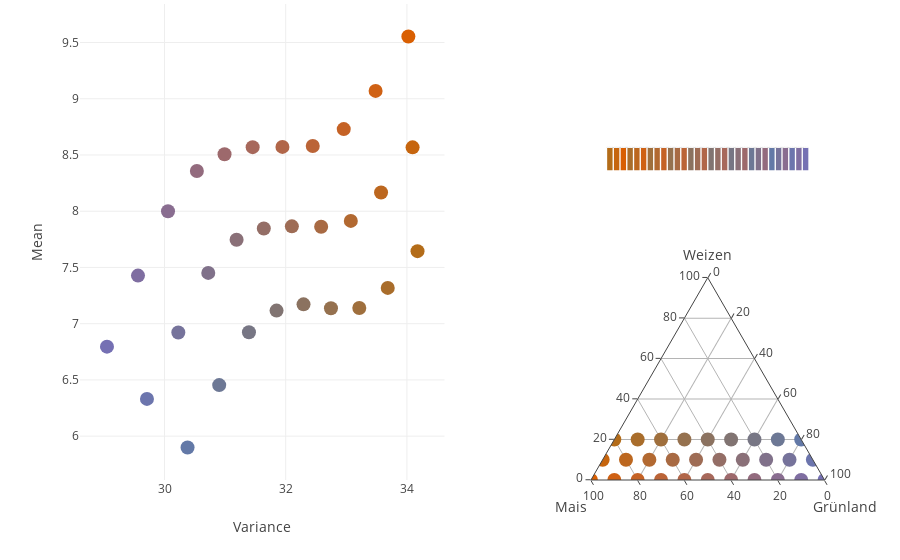

The cell this chart's notebook holds for it:
### Code cell
def build_ce_ternary(data: pd.DataFrame, labels=dict(a='A', b='B', c='C'), mix_colors=['#1b9e77', '#d95f02', '#7570b3']) -> go.Figure:
    """
    Build the ternary plot for the given dataframe.
    """
    fig = make_subplots(rows=2, cols=2, specs=[[{'rowspan': 2}, {}], [None, {'type': 'ternary'}]])
    colors = [mix_color(row.iloc[:3].values, colors=mix_colors) for _, row in data.iterrows()]
    
    fig.add_trace(go.Scatterternary(
        mode='markers',
        a=[row.iloc[0] for _, row in data.iterrows()],
        b=[row.iloc[1] for _, row in data.iterrows()],
        c=[row.iloc[2] for _, row in data.iterrows()],
        marker=dict(
            size=14,
            color=colors
        ),
        hovertemplate="<br>" + labels['a'] +  ": %{a}%<br>" + labels['b'] + ": %{b}%<br>" + labels['c'] + ": %{c}%<extra></extra>",
        showlegend=False
    ), row=2, col=2)

    fig.add_trace(go.Scatter(
        x=data.meanCE,
        y=data.varCE,
        mode='markers',
        showlegend=False,
        marker=dict(
            size=14,
            color=colors
        ),
        text=[f"{labels['a']}: {row.iloc[0]}%<br>{labels['b']}: {row.iloc[1]}%<br>{labels['c']}: {row.iloc[2]}%" for _, row in data.
        iterrows()],
        hovertemplate="%{text}<extra></extra>"
    ))

    fig.update_layout(
        template='none',
        ternary=dict(
            sum=100,
            aaxis=dict(title=labels['a']), 
            baxis=dict(title=labels['b']), 
            caxis=dict(title=labels['c'])
        ),
        xaxis=dict(title="Variance"),
        yaxis=dict(title="Mean")
    )

    fig.add_trace(go.Bar(
        y=[0.1 for _ in range(len(colors))],
        x=[_ for _ in range(len(colors))],
        marker_color=colors,
        text=[f"{labels['a']}: {row.iloc[0]}%<br>{labels['b']}: {row.iloc[1]}%<br>{labels['c']}: {row.iloc[2]}%" for _, row in data.iterrows()],
        hovertemplate="%{text}<extra></extra>",
        showlegend=False
    ), row=1, col=2)

    fig.update_layout(
        yaxis2=dict(domain=[0.65,0.70], zeroline=False, visible=False),
        xaxis2=dict(domain=[0.65, 0.9], zeroline=False, visible=False),
        margin=dict(t=4, r=10),

    )
    
    return fig

build_ce_ternary(CEs, dict(a='Weizen', b='Mais', c='Grünland'))

### Figure 1 — Plotly figure (JSON) as saved in the notebook; plotly's stock layout.template omitted (floating-point values rounded to 4 significant figures)
{"data": [{"a": [20, 10, 0, 20, 10, 0, 20, 10, 0, 20, 10, 0, 20, 10, 0, 20, 10, 0, 20, 10, 0, 20, 10, 0, 20, 10, 0, 10, 0, 0], "b": [80, 90, 100, 70, 80, 90, 60, 70, 80, 50, 60, 70, 40, 50, 60, 30, 40, 50, 20, 30, 40, 10, 20, 30, 0, 10, 20, 0, 10, 0], "c": [0, 0, 0, 10, 10, 10, 20, 20, 20, 30, 30, 30, 40, 40, 40, 50, 50, 50, 60, 60, 60, 70, 70, 70, 80, 80, 80, 90, 90, 100], "hovertemplate": "<br>Weizen: %{a}%<br>Mais: %{b}%<br>Grünland: %{c}%<extra></extra>", "marker": {"color": ["rgb (179.00000000000003, 107.6, 25.400000000000002)", "rgb (198.0, 101.3, 13.700000000000001)", "rgb (217.0, 95.0, 2.0)", "rgb (168.99999999999997, 109.3, 43.1)", "rgb (188.0, 103.0, 31.400000000000002)", "rgb (207.0, 96.7, 19.700000000000003)", "rgb (159.0, 111.0, 60.800000000000004)", "rgb (177.99999999999997, 104.7, 49.10000000000001)", "rgb (197.00000000000003, 98.4, 37.400000000000006)", "rgb (149.0, 112.69999999999999, 78.5)", "rgb (167.99999999999997, 106.4, 66.8)", "rgb (186.99999999999997, 100.1, 55.099999999999994)", "rgb (139.00000000000003, 114.4, 96.20000000000002)", "rgb (158.0, 108.1, 84.50000000000001)", "rgb (177.0, 101.80000000000001, 72.80000000000001)", "rgb (129.0, 116.1, 113.9)", "rgb (148.0, 109.8, 102.2)", "rgb (167.0, 103.5, 90.5)", "rgb (119.0, 117.80000000000001, 131.6)", "rgb (138.0, 111.5, 119.89999999999999)", "rgb (157.0, 105.2, 108.19999999999999)", "rgb (109.0, 119.5, 149.3)", "rgb (128.0, 113.19999999999999, 137.6)", "rgb (147.0, 106.89999999999999, 125.89999999999999)", "rgb (99.00000000000001, 121.20000000000002, 167.00000000000003)", "rgb (118.00000000000001, 114.9, 155.3)", "rgb (137.0, 108.60000000000001, 143.60000000000002)", "rgb (108.0, 116.6, 173.0)", "rgb (127.0, 110.3, 161.29999999999998)", "rgb (117.0, 112.0, 179.0)"], "size": 14}, "mode": "markers", "showlegend": false, "subplot": "ternary", "type": "scatterternary"}, {"hovertemplate": "%{text}<extra></extra>", "marker": {"color": ["rgb (179.00000000000003, 107.6, 25.400000000000002)", "rgb (198.0, 101.3, 13.700000000000001)", "rgb (217.0, 95.0, 2.0)", "rgb (168.99999999999997, 109.3, 43.1)", "rgb (188.0, 103.0, 31.400000000000002)", "rgb (207.0, 96.7, 19.700000000000003)", "rgb (159.0, 111.0, 60.800000000000004)", "rgb (177.99999999999997, 104.7, 49.10000000000001)", "rgb (197.00000000000003, 98.4, 37.400000000000006)", "rgb (149.0, 112.69999999999999, 78.5)", "rgb (167.99999999999997, 106.4, 66.8)", "rgb (186.99999999999997, 100.1, 55.099999999999994)", "rgb (139.00000000000003, 114.4, 96.20000000000002)", "rgb (158.0, 108.1, 84.50000000000001)", "rgb (177.0, 101.80000000000001, 72.80000000000001)", "rgb (129.0, 116.1, 113.9)", "rgb (148.0, 109.8, 102.2)", "rgb (167.0, 103.5, 90.5)", "rgb (119.0, 117.80000000000001, 131.6)", "rgb (138.0, 111.5, 119.89999999999999)", "rgb (157.0, 105.2, 108.19999999999999)", "rgb (109.0, 119.5, 149.3)", "rgb (128.0, 113.19999999999999, 137.6)", "rgb (147.0, 106.89999999999999, 125.89999999999999)", "rgb (99.00000000000001, 121.20000000000002, 167.00000000000003)", "rgb (118.00000000000001, 114.9, 155.3)", "rgb (137.0, 108.60000000000001, 143.60000000000002)", "rgb (108.0, 116.6, 173.0)", "rgb (127.0, 110.3, 161.29999999999998)", "rgb (117.0, 112.0, 179.0)"], "size": 14}, "mode": "markers", "showlegend": false, "text": ["Weizen: 20.0%<br>Mais: 80.0%<br>Grünland: 0.0%", "Weizen: 10.0%<br>Mais: 90.0%<br>Grünland: 0.0%", "Weizen: 0.0%<br>Mais: 100.0%<br>Grünland: 0.0%", "Weizen: 20.0%<br>Mais: 70.0%<br>Grünland: 10.0%", "Weizen: 10.0%<br>Mais: 80.0%<br>Grünland: 10.0%", "Weizen: 0.0%<br>Mais: 90.0%<br>Grünland: 10.0%", "Weizen: 20.0%<br>Mais: 60.0%<br>Grünland: 20.0%", "Weizen: 10.0%<br>Mais: 70.0%<br>Grünland: 20.0%", "Weizen: 0.0%<br>Mais: 80.0%<br>Grünland: 20.0%", "Weizen: 20.0%<br>Mais: 50.0%<br>Grünland: 30.0%", "Weizen: 10.0%<br>Mais: 60.0%<br>Grünland: 30.0%", "Weizen: 0.0%<br>Mais: 70.0%<br>Grünland: 30.0%", "Weizen: 20.0%<br>Mais: 40.0%<br>Grünland: 40.0%", "Weizen: 10.0%<br>Mais: 50.0%<br>Grünland: 40.0%", "Weizen: 0.0%<br>Mais: 60.0%<br>Grünland: 40.0%", "Weizen: 20.0%<br>Mais: 30.0%<br>Grünland: 50.0%", "Weizen: 10.0%<br>Mais: 40.0%<br>Grünland: 50.0%", "Weizen: 0.0%<br>Mais: 50.0%<br>Grünland: 50.0%", "Weizen: 20.0%<br>Mais: 20.0%<br>Grünland: 60.0%", "Weizen: 10.0%<br>Mais: 30.0%<br>Grünland: 60.0%", "Weizen: 0.0%<br>Mais: 40.0%<br>Grünland: 60.0%", "Weizen: 20.0%<br>Mais: 10.0%<br>Grünland: 70.0%", "Weizen: 10.0%<br>Mais: 20.0%<br>Grünland: 70.0%", "Weizen: 0.0%<br>Mais: 30.0%<br>Grünland: 70.0%", "Weizen: 20.0%<br>Mais: 0.0%<br>Grünland: 80.0%", "Weizen: 10.0%<br>Mais: 10.0%<br>Grünland: 80.0%", "Weizen: 0.0%<br>Mais: 20.0%<br>Grünland: 80.0%", "Weizen: 10.0%<br>Mais: 0.0%<br>Grünland: 90.0%", "Weizen: 0.0%<br>Mais: 10.0%<br>Grünland: 90.0%", "Weizen: 0.0%<br>Mais: 0.0%<br>Grünland: 100.0%"], "type": "scatter", "x": [34.17, 34.09, 34.02, 33.68, 33.57, 33.48, 33.21, 33.07, 32.96, 32.75, 32.58, 32.45, 32.29, 32.1, 31.95, 31.85, 31.64, 31.45, 31.39, 31.19, 30.99, 30.9, 30.72, 30.53, 30.38, 30.23, 30.06, 29.71, 29.56, 29.05], "y": [7.645, 8.568, 9.553, 7.318, 8.167, 9.07, 7.14, 7.914, 8.73, 7.137, 7.862, 8.58, 7.172, 7.866, 8.572, 7.116, 7.846, 8.57, 6.924, 7.746, 8.506, 6.454, 7.451, 8.358, 5.899, 6.922, 8.0, 6.331, 7.427, 6.796]}, {"hovertemplate": "%{text}<extra></extra>", "marker": {"color": ["rgb (179.00000000000003, 107.6, 25.400000000000002)", "rgb (198.0, 101.3, 13.700000000000001)", "rgb (217.0, 95.0, 2.0)", "rgb (168.99999999999997, 109.3, 43.1)", "rgb (188.0, 103.0, 31.400000000000002)", "rgb (207.0, 96.7, 19.700000000000003)", "rgb (159.0, 111.0, 60.800000000000004)", "rgb (177.99999999999997, 104.7, 49.10000000000001)", "rgb (197.00000000000003, 98.4, 37.400000000000006)", "rgb (149.0, 112.69999999999999, 78.5)", "rgb (167.99999999999997, 106.4, 66.8)", "rgb (186.99999999999997, 100.1, 55.099999999999994)", "rgb (139.00000000000003, 114.4, 96.20000000000002)", "rgb (158.0, 108.1, 84.50000000000001)", "rgb (177.0, 101.80000000000001, 72.80000000000001)", "rgb (129.0, 116.1, 113.9)", "rgb (148.0, 109.8, 102.2)", "rgb (167.0, 103.5, 90.5)", "rgb (119.0, 117.80000000000001, 131.6)", "rgb (138.0, 111.5, 119.89999999999999)", "rgb (157.0, 105.2, 108.19999999999999)", "rgb (109.0, 119.5, 149.3)", "rgb (128.0, 113.19999999999999, 137.6)", "rgb (147.0, 106.89999999999999, 125.89999999999999)", "rgb (99.00000000000001, 121.20000000000002, 167.00000000000003)", "rgb (118.00000000000001, 114.9, 155.3)", "rgb (137.0, 108.60000000000001, 143.60000000000002)", "rgb (108.0, 116.6, 173.0)", "rgb (127.0, 110.3, 161.29999999999998)", "rgb (117.0, 112.0, 179.0)"]}, "showlegend": false, "text": ["Weizen: 20.0%<br>Mais: 80.0%<br>Grünland: 0.0%", "Weizen: 10.0%<br>Mais: 90.0%<br>Grünland: 0.0%", "Weizen: 0.0%<br>Mais: 100.0%<br>Grünland: 0.0%", "Weizen: 20.0%<br>Mais: 70.0%<br>Grünland: 10.0%", "Weizen: 10.0%<br>Mais: 80.0%<br>Grünland: 10.0%", "Weizen: 0.0%<br>Mais: 90.0%<br>Grünland: 10.0%", "Weizen: 20.0%<br>Mais: 60.0%<br>Grünland: 20.0%", "Weizen: 10.0%<br>Mais: 70.0%<br>Grünland: 20.0%", "Weizen: 0.0%<br>Mais: 80.0%<br>Grünland: 20.0%", "Weizen: 20.0%<br>Mais: 50.0%<br>Grünland: 30.0%", "Weizen: 10.0%<br>Mais: 60.0%<br>Grünland: 30.0%", "Weizen: 0.0%<br>Mais: 70.0%<br>Grünland: 30.0%", "Weizen: 20.0%<br>Mais: 40.0%<br>Grünland: 40.0%", "Weizen: 10.0%<br>Mais: 50.0%<br>Grünland: 40.0%", "Weizen: 0.0%<br>Mais: 60.0%<br>Grünland: 40.0%", "Weizen: 20.0%<br>Mais: 30.0%<br>Grünland: 50.0%", "Weizen: 10.0%<br>Mais: 40.0%<br>Grünland: 50.0%", "Weizen: 0.0%<br>Mais: 50.0%<br>Grünland: 50.0%", "Weizen: 20.0%<br>Mais: 20.0%<br>Grünland: 60.0%", "Weizen: 10.0%<br>Mais: 30.0%<br>Grünland: 60.0%", "Weizen: 0.0%<br>Mais: 40.0%<br>Grünland: 60.0%", "Weizen: 20.0%<br>Mais: 10.0%<br>Grünland: 70.0%", "Weizen: 10.0%<br>Mais: 20.0%<br>Grünland: 70.0%", "Weizen: 0.0%<br>Mais: 30.0%<br>Grünland: 70.0%", "Weizen: 20.0%<br>Mais: 0.0%<br>Grünland: 80.0%", "Weizen: 10.0%<br>Mais: 10.0%<br>Grünland: 80.0%", "Weizen: 0.0%<br>Mais: 20.0%<br>Grünland: 80.0%", "Weizen: 10.0%<br>Mais: 0.0%<br>Grünland: 90.0%", "Weizen: 0.0%<br>Mais: 10.0%<br>Grünland: 90.0%", "Weizen: 0.0%<br>Mais: 0.0%<br>Grünland: 100.0%"], "type": "bar", "x": [0, 1, 2, 3, 4, 5, 6, 7, 8, 9, 10, 11, 12, 13, 14, 15, 16, 17, 18, 19, 20, 21, 22, 23, 24, 25, 26, 27, 28, 29], "xaxis": "x2", "y": [0.1, 0.1, 0.1, 0.1, 0.1, 0.1, 0.1, 0.1, 0.1, 0.1, 0.1, 0.1, 0.1, 0.1, 0.1, 0.1, 0.1, 0.1, 0.1, 0.1, 0.1, 0.1, 0.1, 0.1, 0.1, 0.1, 0.1, 0.1, 0.1, 0.1], "yaxis": "y2"}], "layout": {"margin": {"r": 10, "t": 4}, "ternary": {"aaxis": {"title": {"text": "Weizen"}}, "baxis": {"title": {"text": "Mais"}}, "caxis": {"title": {"text": "Grünland"}}, "domain": {"x": [0.55, 1], "y": [0, 0.425]}, "sum": 100}, "xaxis": {"anchor": "y", "domain": [0, 0.45], "title": {"text": "Variance"}}, "xaxis2": {"anchor": "y2", "domain": [0.65, 0.9], "visible": false, "zeroline": false}, "yaxis": {"anchor": "x", "domain": [0, 1], "title": {"text": "Mean"}}, "yaxis2": {"anchor": "x2", "domain": [0.65, 0.7], "visible": false, "zeroline": false}}}
